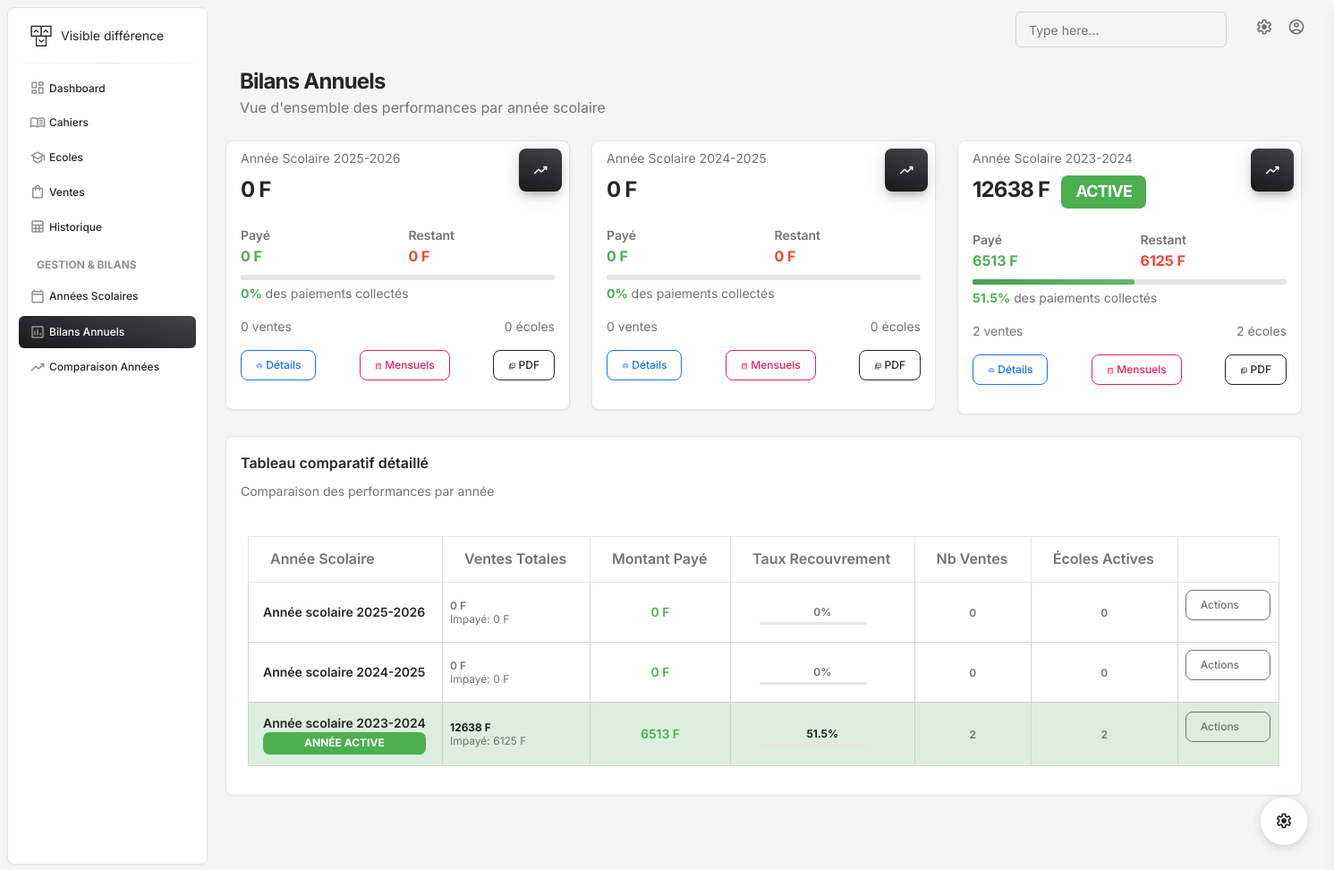
The app's page /bilans-annuels/, older data.
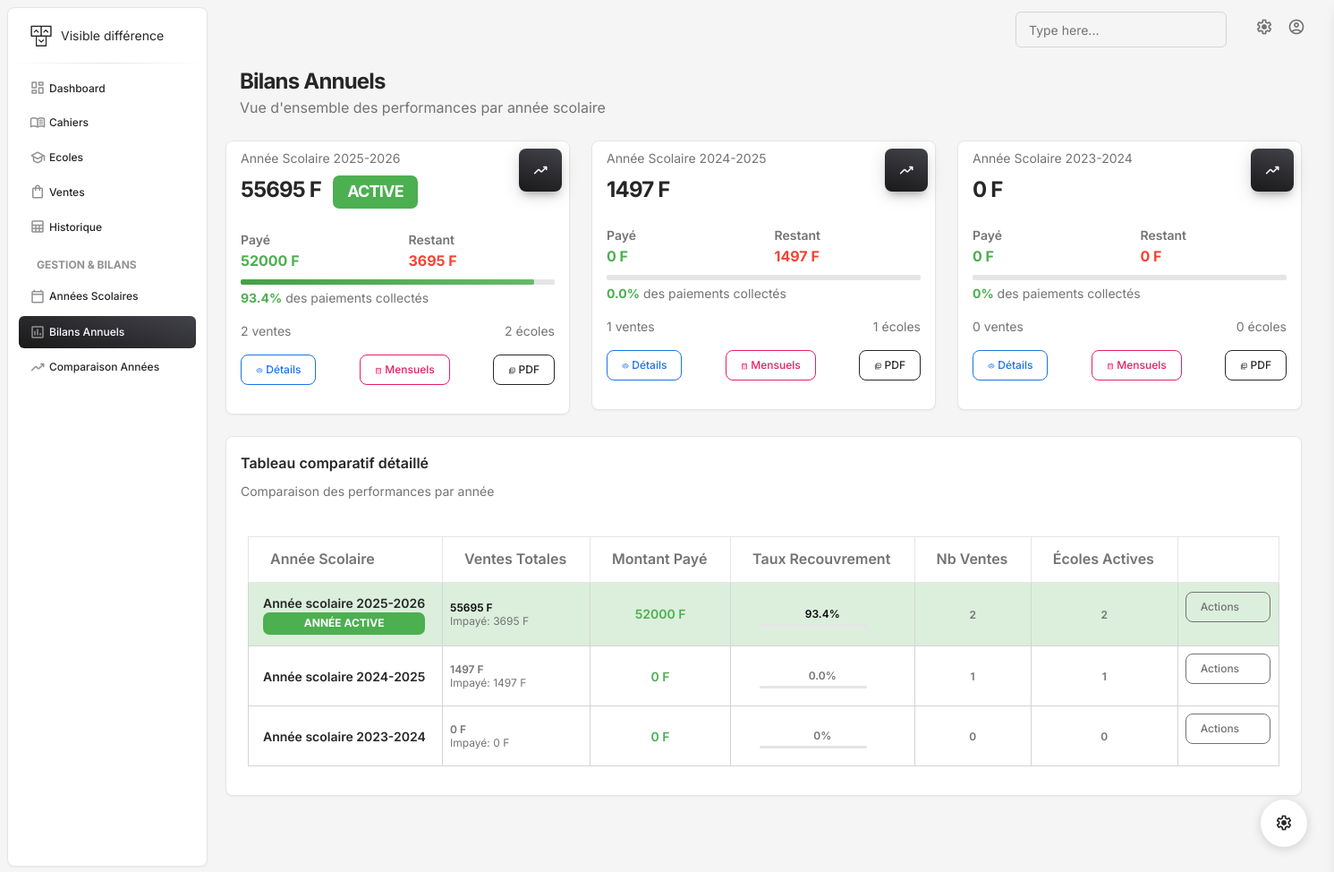
The same page, newer data.
### gestion/models.py (models this page shows, shortened)
class AnneeScolaire(models.Model):
    id = models.UUIDField(primary_key=True, default=uuid.uuid4, editable=False)
    annee_debut = models.IntegerField()
    annee_fin = models.IntegerField()
    date_debut = models.DateField()
    date_fin = models.DateField()
    est_active = models.BooleanField(default=False)
    created_at = models.DateTimeField(auto_now_add=True)
    class Meta:
        ordering = ['-annee_debut']
        unique_together = ['annee_debut', 'annee_fin']
    @property
    def libelle(self):
        return f"Année scolaire {self.annee_debut}-{self.annee_fin}"

class BilanAnneeScolaire(models.Model):
    id = models.UUIDField(primary_key=True, default=uuid.uuid4, editable=False)
    annee_scolaire = models.OneToOneField(AnneeScolaire, on_delete=models.CASCADE, related_name='bilan')
    nombre_ventes_total = models.IntegerField(default=0)
    montant_total_ventes = models.DecimalField(max_digits=15, decimal_places=2, default=0)
    montant_total_paye = models.DecimalField(max_digits=15, decimal_places=2, default=0)
    montant_total_impaye = models.DecimalField(max_digits=15, decimal_places=2, default=0)
    ventes_par_cahier = models.JSONField(default=dict)
    nombre_ecoles_actives = models.IntegerField(default=0)
    date_generation = models.DateTimeField(auto_now=True)
    @classmethod
    def generer_bilan(cls, annee_scolaire):
        bilan, created = cls.objects.get_or_create(annee_scolaire=annee_scolaire)
        ventes = Vente.objects.filter(annee_scolaire=annee_scolaire)
        bilan.nombre_ventes_total = ventes.count()
        bilan.montant_total_ventes = sum(v.montant_total for v in ventes)
        bilan.montant_total_paye = sum(v.montant_paye for v in ventes)
        bilan.montant_total_impaye = bilan.montant_total_ventes - bilan.montant_total_paye
        bilan.nombre_ecoles_actives = ventes.values('ecole').distinct().count()
        ventes_par_cahier = {}
        cahiers = Cahiers.objects.all()
        for cahier in cahiers:
            lignes_cahier = LigneVente.objects.filter(
                vente__annee_scolaire=annee_scolaire,
                cahier=cahier
            )
            quantite_vendue = sum(ligne.quantite for ligne in lignes_cahier)
            ca_genere = sum(ligne.montant for ligne in lignes_cahier)
            ventes_par_cahier[str(cahier.id)] = {
                'titre': cahier.titre,
                'prix_unitaire': float(cahier.prix),
                'quantite_vendue': quantite_vendue,
                'ca_genere': float(ca_genere),
                'stock_actuel': cahier.quantite_stock
            }
        bilan.ventes_par_cahier = ventes_par_cahier
        bilan.save()
        return bilan

### gestion/views.py (the view)
# urls.py: path('bilans-annuels/', bilans_annuels, name='bilans_annuels'),
def bilans_annuels(request):
    annees = AnneeScolaire.objects.all()
    bilans = []
    for annee in annees:
        bilan = BilanAnneeScolaire.generer_bilan(annee)
        bilans.append({
            'annee': annee,
            'bilan': bilan,
            'pourcentage_paye': round((float(bilan.montant_total_paye) / float(bilan.montant_total_ventes) * 100) if bilan.montant_total_ventes > 0 else 0, 1)
        })
    context = {
        'bilans': bilans,
    }
    return render(request, 'bilans_annuels.html', context)

### gestion/templates/bilans_annuels.html (shortened to what this page needs)
{% extends "base.html" %}
{% block content %}
{% load static %}
<div class="container-fluid py-2">
  <div class="row">
    <div class="ms-3">
      <h3 class="mb-0 h4 font-weight-bolder">Bilans Annuels</h3>
      <p class="mb-4">Vue d'ensemble des performances par année scolaire</p>
    </div>
    <div class="row mb-4">
      {% for bilan_data in bilans %}
      <div class="col-xl-4 col-sm-6 mb-xl-0 mb-4">
        <div class="card">
          <div class="card-header p-2 ps-3">
            <div class="d-flex justify-content-between">
              <div>
                <p class="text-sm mb-2 text-capitalize">{{ bilan_data.annee.libelle }}</p>
                <h4 class="font-weight-bolder mb-0">
                  {{ bilan_data.bilan.montant_total_ventes|floatformat:0 }} F
                  {% if bilan_data.annee.est_active %}
                    <span class="badge bg-success ms-2">ACTIVE</span>
                  {% endif %}
                </h4>
              </div>
              <div class="icon icon-md icon-shape bg-gradient-dark shadow-dark text-center border-radius-lg">
                <i class="material-symbols-rounded opacity-10">trending_up</i>
              </div>
            </div>
          </div>
          <div class="card-body p-3">
            <div class="row">
              <div class="col-6">
                <div class="numbers">
                  <p class="text-sm mb-0 text-capitalize font-weight-bold">Payé</p>
                  <h6 class="font-weight-bolder mb-0 text-success">
                    {{ bilan_data.bilan.montant_total_paye|floatformat:0 }} F
                  </h6>
                </div>
              </div>
              <div class="col-6">
                <div class="numbers">
                  <p class="text-sm mb-0 text-capitalize font-weight-bold">Restant</p>
                  <h6 class="font-weight-bolder mb-0 text-danger">
                    {{ bilan_data.bilan.montant_total_impaye|floatformat:0 }} F
                  </h6>
                </div>
              </div>
            </div>
            <div class="progress mt-2">
              <div class="progress-bar bg-gradient-success"
                   role="progressbar"
                   style="width: {{ bilan_data.pourcentage_paye }}%"
                   aria-valuenow="{{ bilan_data.pourcentage_paye }}"
                   aria-valuemin="0"
                   aria-valuemax="100">
              </div>
            </div>
            <p class="text-sm mb-0 mt-1">
              <span class="text-success font-weight-bolder">{{ bilan_data.pourcentage_paye }}%</span>
              des paiements collectés
            </p>
            <div class="mt-3">
              <div class="d-flex justify-content-between text-sm">
                <span>{{ bilan_data.bilan.nombre_ventes_total }} ventes</span>
                <span>{{ bilan_data.bilan.nombre_ecoles_actives }} écoles</span>
              </div>
            </div>
            <div class="d-flex justify-content-between mt-3">
              <a href="{% url 'detail_bilan_annuel' bilan_data.annee.id %}"
                 class="btn btn-sm btn-outline-info">
                <i class="material-symbols-rounded">visibility</i>
                Détails
              </a>
              <a href="{% url 'bilans_mensuels' bilan_data.annee.id %}"
                 class="btn btn-sm btn-outline-primary">
                <i class="material-symbols-rounded">calendar_month</i>
                Mensuels
              </a>
              <a href="{% url 'generer_rapport_annuel_pdf' bilan_data.annee.id %}"
                 class="btn btn-sm btn-outline-dark" target="_blank">
                <i class="material-symbols-rounded">picture_as_pdf</i>
                PDF
              </a>
            </div>
          </div>
        </div>
      </div>
      {% endfor %}
    </div>
    {% if bilans %}
    <div class="row">
      <div class="col-12">
        <div class="card">
          <div class="card-header pb-0">
            <div class="row">
              <div class="col-lg-6 col-7">
                <h6>Tableau comparatif détaillé</h6>
                <p class="text-sm mb-0">Comparaison des performances par année</p>
              </div>
            </div>
          </div>
          <div class="card-body px-0 pb-2">
            <div class="m-4">
              <table class="table table-bordered align-items-center mb-0">
                <thead>
                  <tr>
                    <th>
                      Année Scolaire
                    </th>
                    <th>
                      Ventes Totales
                    </th>
                    <th>
                      Montant Payé
                    </th>
                    <th>
                      Taux Recouvrement
                    </th>
                    <th>
                      Nb Ventes
                    </th>
                    <th>
                      Écoles Actives
                    </th>
                    <th class="text-secondary opacity-7"></th>
                  </tr>
                </thead>
                <tbody>
                  {% for bilan_data in bilans %}
                  <tr {% if bilan_data.annee.est_active %}class="table-success"{% endif %}>
                    <td class="border">
                      <div class="d-flex px-2 py-1">
                        <div class="d-flex flex-column justify-content-center">
                          <h6 class="mb-0 text-sm">{{ bilan_data.annee.libelle }}</h6>
                          {% if bilan_data.annee.est_active %}
                            <span class="badge bg-success">Année active</span>
                          {% endif %}
                        </div>
                      </div>
                    </td>
                    <td class="border">
                      <p class="text-xs font-weight-bold mb-0">{{ bilan_data.bilan.montant_total_ventes|floatformat:0 }} F</p>
                      <p class="text-xs text-secondary mb-0">
                        Impayé: {{ bilan_data.bilan.montant_total_impaye|floatformat:0 }} F
                      </p>
                    </td>
                    <td class="align-middle text-center text-sm border">
                      <span class="text-success font-weight-bold">
                        {{ bilan_data.bilan.montant_total_paye|floatformat:0 }} F
                      </span>
                    </td>
                    <td class="align-middle text-center border">
                      <div class="progress-wrapper w-75 mx-auto">
                        <div class="progress-info">
                          <div class="progress-percentage">
                            <span class="text-xs font-weight-bold">{{ bilan_data.pourcentage_paye }}%</span>
                          </div>
                        </div>
                        <div class="progress">
                        </div>
                      </div>
                    </td>
                    <td class="align-middle text-center border">
                      <span class="text-secondary text-xs font-weight-bold">
                        {{ bilan_data.bilan.nombre_ventes_total }}
                      </span>
                    </td>
                    <td class="align-middle text-center border">
                      <span class="text-secondary text-xs font-weight-bold">
                        {{ bilan_data.bilan.nombre_ecoles_actives }}
                      </span>
                    </td>
                    <td class="align-middle border">
                      <div class="dropdown">
                        <button class="btn btn-sm btn-outline-secondary dropdown-toggle"
                                type="button" data-bs-toggle="dropdown">
                          Actions
                        </button>
                      </div>
                    </td>
                  </tr>
                  {% endfor %}
                </tbody>
              </table>
            </div>
          </div>
        </div>
      </div>
    </div>
    {% endif %}
  </div>
</div>
{% endblock %}

Row changes from the older to the newer data that the page shows:
changed AnneeScolaire "Année Scolaire 2025-2026": bilan.montant_total_ventes "0" → "55695"; bilan.montant_total_paye "0" → "52000"; bilan.montant_total_impaye "0" → "3695"; pourcentage_paye "0" → "93.4"; bilan.nombre_ventes_total "0" → "2"; bilan.nombre_ecoles_actives "0" → "2"; now shows "ACTIVE ANNÉE ACTIVE"
changed through a linked row, AnneeScolaire "Année Scolaire 2024-2025": bilan.montant_total_ventes "0" → "1497"; bilan.montant_total_impaye "0" → "1497"; pourcentage_paye "0" → "0.0"; bilan.nombre_ventes_total "0" → "1"; bilan.nombre_ecoles_actives "0" → "1"
changed AnneeScolaire "Année Scolaire 2023-2024": bilan.montant_total_ventes "12638" → "0"; bilan.montant_total_paye "6513" → "0"; bilan.montant_total_impaye "6125" → "0"; pourcentage_paye "51.5" → "0"; bilan.nombre_ventes_total "2" → "0"; bilan.nombre_ecoles_actives "2" → "0"; no longer shows "ACTIVE ANNÉE ACTIVE"
